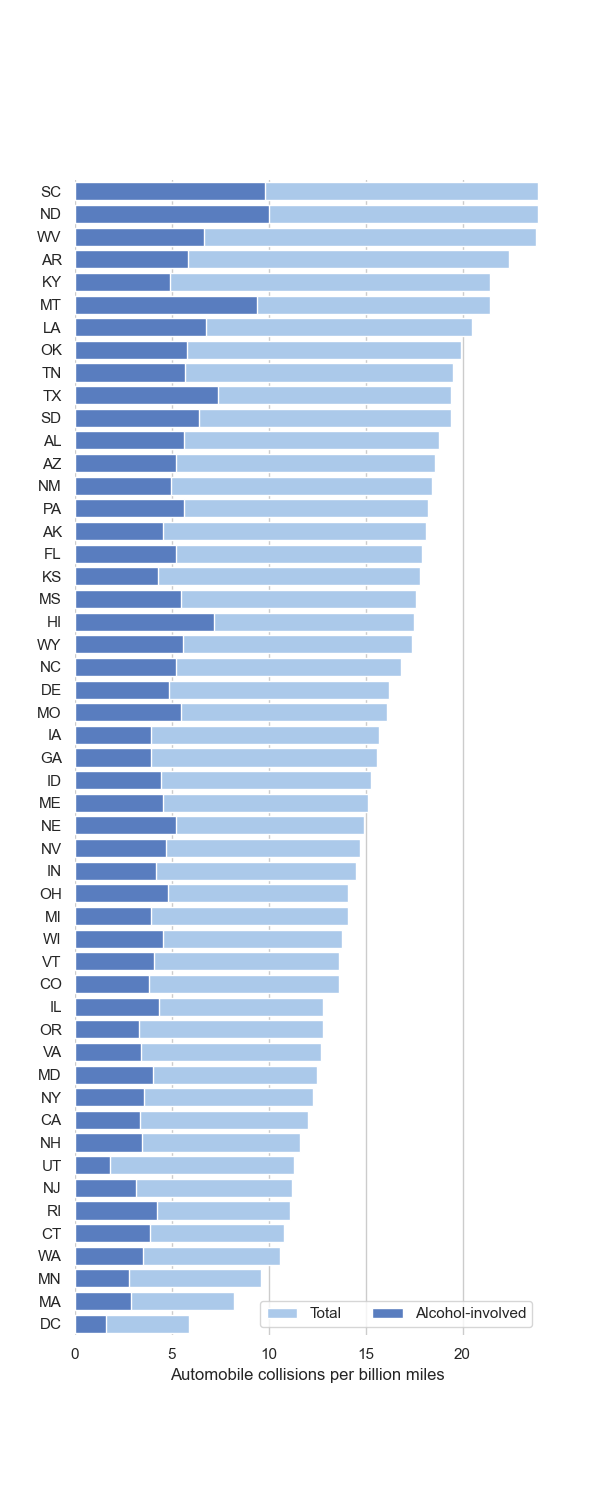

The Python source for this figure:
import seaborn as sns
import matplotlib.pyplot as plt

#https://seaborn.pydata.org/examples/part_whole_bars.html
filename='horizontal_bar'

sns.set_theme(style="whitegrid")

# Initialize the matplotlib figure
f, ax = plt.subplots(figsize=(6, 15))

# Load the example car crash dataset
crashes = sns.load_dataset("car_crashes").sort_values("total", ascending=False)

# Plot the total crashes
sns.set_color_codes("pastel")
sns.barplot(x="total", y="abbrev", data=crashes,
            label="Total", color="b")

# Plot the crashes where alcohol was involved
sns.set_color_codes("muted")
sns.barplot(x="alcohol", y="abbrev", data=crashes,
            label="Alcohol-involved", color="b")

# Add a legend and informative axis label
ax.legend(ncol=2, loc="lower right", frameon=True)
ax.set(xlim=(0, 24), ylabel="",
       xlabel="Automobile collisions per billion miles")
sns.despine(left=True, bottom=True)

swarm_plot = sns.swarmplot()
fig = swarm_plot.get_figure()
fig.savefig(f"{filename}.png") 